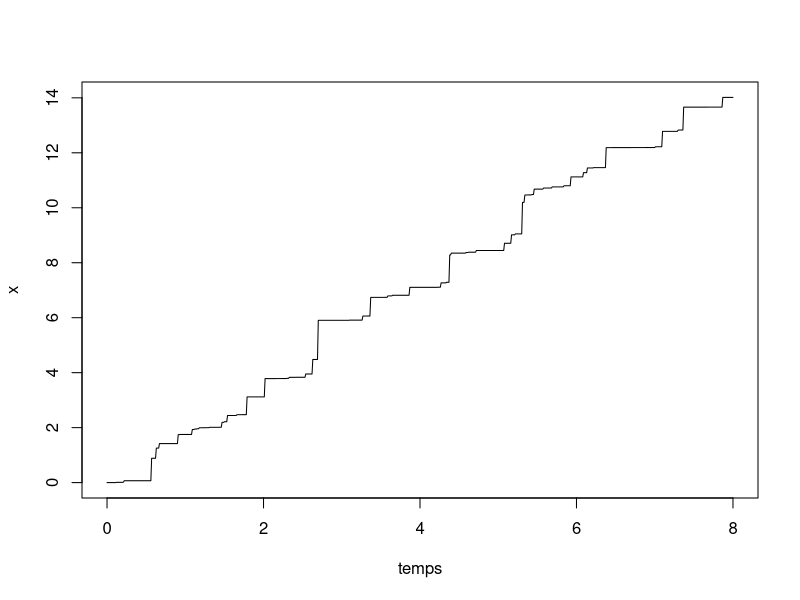
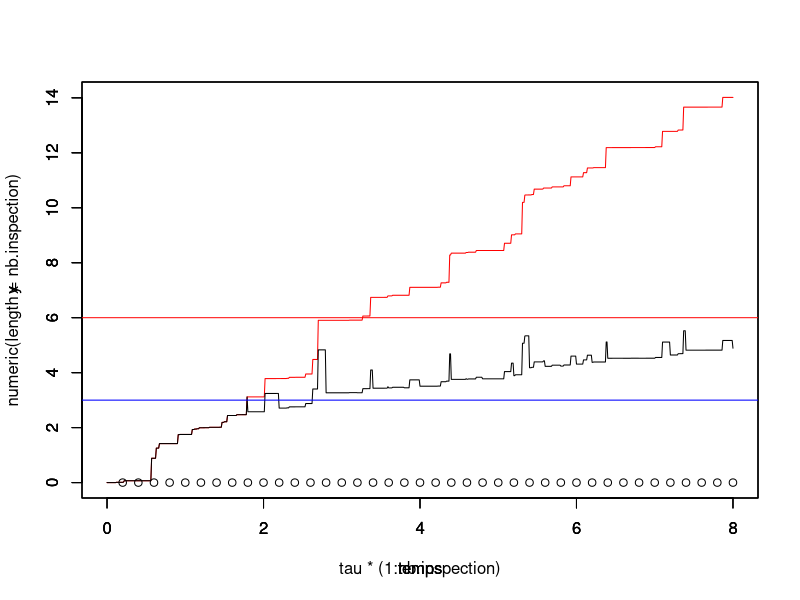
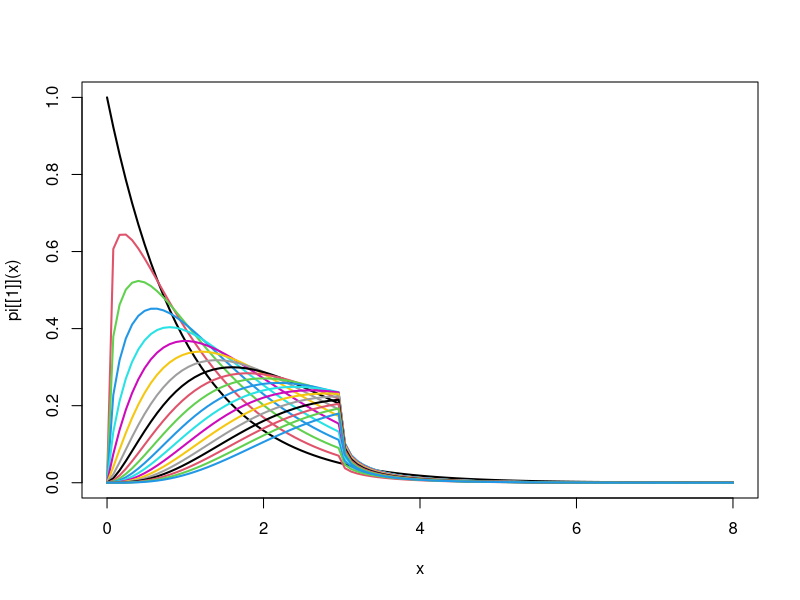

Write the R code that produced these figures, in order.
library(ggplot2)
library(tidyverse)
tau = 0.2 # intervalle inter-inspection
rho = 0.8 # parametre ARD1
L=3 # seuil pour MP
M=6 # seuil pout MC
tps.final <-8 # fenêtre d'observation du processus

# Simulation d'un processus gamma
pas = 0.01 # pas de temps pour simuler le processus

temps = seq(from = 0,to = tps.final,by = pas)
alpha = 1 # paramètre de forme de Gamma a = alpha t
beta = 1 # paramètre d'échelle de Gamma
n=length(temps)
x=numeric(n) # processus Gamma simulé
y=numeric(n) # processus Gamma maintenu
x[1] = 0

nb.inspection<- floor(tps.final/tau)

obs<-numeric(nb.inspection)

for(i in 2:n){
  x[i] = x[i-1] + rgamma(1,scale = beta, shape = alpha*(temps[i]^beta)-temps[i-1]^beta)
}

plot(temps,x,type="l")

# avant la première inspection y=x
y[1:(tau/pas)]<-x[1:(tau/pas)]

# Décision à chaque inspection

ifelse(x[tau/pas+1]<L,y[tau/pas+1]<-x[tau/pas+1],ifelse(x[tau/pas+1]<M,y[tau/pas+1]<-(1-rho)*x[tau/pas+1],y[tau/pas+1]<-0))

obs[1]<-y[tau/pas+1]

j<-1 # indicateur inspection
while (obs[j]<M & j<nb.inspection) {
  y[(j*tau/pas+2):((j+1)*tau/pas+1)]<-y[j*tau/pas+1]+x[(j*tau/pas+2):((j+1)*tau/pas+1)]-x[j*tau/pas+1]
  ifelse(y[(j+1)*tau/pas+1]<L,print("no action"),ifelse(y[(j+1)*tau/pas+1]<M,y[(j+1)*tau/pas+1]<-y[j*tau/pas+1]+(1-rho)*(x[(j+1)*tau/pas+1]-x[j*tau/pas+1]),y[(j+1)*tau/pas+1]<-0))
  obs[j+1]<-y[(j+1)*tau/pas+1]
  j<-j+1
}

df <- data.frame(temps,x,y)
mygraph <- ggplot(df,aes(x = temps)) +  
  geom_line(aes(y = y), color = "darkred") +
  geom_line(aes(y = x), color="steelblue", linetype="twodash") +
  geom_abline(slope = 0,intercept = L,color="blue") +
  geom_abline(slope = 0,intercept = M,color="red")



plot(temps,x,col="red",type="l",ylim = c(0,max(x)),xlim = c(0,8))
par(new=T)
plot(temps,y,type="l",ylim=c(0,max(x)),xlim = c(0,8))
par(new=T)
plot(tau*(1:nb.inspection),numeric(length = nb.inspection),ylim=c(0,max(x)),type="p",xlim = c(0,8))
abline(h=L,col="blue")
abline(h=M,col="red")

#abline(v = tau*(1:nb.inspection))


#####################################
# Calcul de la loi stationnaire
#####################################

# se donner une grille pour les abscisses

K<- 20 # nb itérations de l'algo de point fixe
grid_abs <- seq(0.01,8,0.01)
nb_abs <- length(grid_abs)
w<-matrix(nrow = K,ncol = nb_abs )

pi<-list()
pi[[1]]<-function(x) dexp(x)

w[1,]<-pi[[1]](grid_abs)
curve(pi[[1]](x), from = 0, to = max(grid_abs), lwd = 2)

for(k in 2:K){
  for (j in 1:nb_abs){
    abs <- grid_abs[j]
    fn_aux1 <- function(x) {
      res <- pi[[k-1]](x)*dgamma(abs-x,rate=beta,shape=alpha*tau)
      return(res)
    }
    fn_aux2 <- function(x) {
      res <- pi[[k-1]](x)*dgamma(abs-(1-rho)*x,rate=beta,shape=alpha*tau)
      return(res)
    }
    fn_aux3 <- function(x) {
      res <- pi[[k-1]](x)
      return(res)
    }
    w[k,j] <- integrate(f = fn_aux1, lower = 0, upper = min(L,abs))$value 
    + integrate(f = fn_aux2, lower = L, upper = min(M,abs/(1-rho)))$value
    + integrate(f = fn_aux3, lower = M, upper = 2*M)$value * dgamma(abs,rate=beta,shape=alpha*tau)
  }
  aux <- w[k,]
  fn_w <- function(x) {
    res <- splinefun(x = grid_abs, y = aux)(x)*((0 < x) & (x<=max(grid_abs)))
    return(res)
  }
  pi[[k]] <- fn_w
  curve(pi[[k]](x), from = 0, to = max(grid_abs), lwd = 2, add = TRUE, col = k)
}





# initialisation
